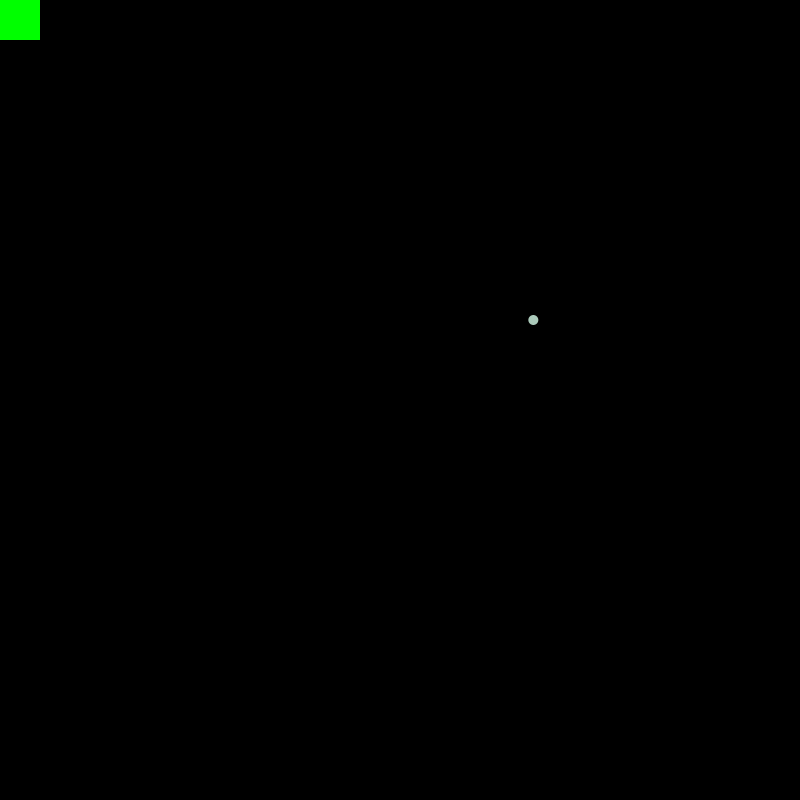
Frame 1 (no input)
Frame 60 (the mouse pressed at the canvas centre just before this capture): identical to frame 1, image omitted
Frame 120 (the mouse held since frame 60 and released just before this capture): identical to frame 1, image omitted

The Processing sketch that drew this single still picture (run headless with seeded random() and noise(); from frame 60 on, the mouse is pressed at the canvas centre):

// Processing sketch: Robot2
// ── Robot2.pde
Robot robot;

void setup() {  
  size(800, 800);
  background(0);
  frameRate(60);
  
  robot = new Robot();
}

void draw() {
  background(0);
  robot.display();
  fill(#ABCABA);
  ellipse(width/1.5, (height/2.5), 10, 10);
  robot.scan(#ABCABA);
}

void keyPressed() {
  
  switch(key) {
    case CODED:
      switch(keyCode) {
        case UP:
          robot.up();
          break;
          
        case DOWN:
          robot.down();
          break;
          
        case LEFT:
          robot.left();
          break;
        
        case RIGHT:
          robot.right();
          break;
      }
      break;
    case ENTER:
      print("\n\n\n\n\n");
      //robot.scan(#ABCABA);
      break;
  }
}

// ── robot.pde
class Robot {
  color robotColor;
  int robotWidth;
  int robotHeight;
  int xPos;
  int yPos;
  
  Cell[][] grid;
  
  Robot() {
    int i = 0, j = 0;  
    robotWidth = width / 20;
    robotHeight = height / 20;
    xPos = 0;
    yPos = 0;
    
    grid = new Cell[width / robotWidth][height / robotHeight];
    
    for(i = 0; i < (width / robotWidth); i++) {
      for(j = 0; j < (height / robotHeight); j++) {
        grid[i][j] = new Cell(i*robotWidth, j*robotHeight, robotWidth, robotHeight);
      }
    }
  }
  
  void display() {
    noStroke();
    grid[xPos][yPos].displayRobot();
  }
  
  void up() {
    yPos = constrain(--yPos, 0, grid[0].length - 1);
  }
  void down() {
    yPos = constrain(++yPos, 0, grid[0].length - 1);
  }
  
  void right() {
    xPos = constrain(++xPos, 0, grid.length - 1);
  }
  
  void left() {
    xPos = constrain(--xPos, 0, grid.length - 1);
  }
  
  boolean scan(color target) {
   int tempY, tempX = grid[xPos][yPos].x;
   color scanned;
   
  for(tempY = grid[xPos][yPos].y; tempY < (grid[xPos][yPos].y+1+robotHeight); tempY += (robotHeight / 10)) {
    for(tempX = grid[xPos][yPos].x; tempX < (grid[xPos][yPos].x+1+robotWidth); tempX += (robotWidth / 10)) {
      scanned = get(tempX, tempY);
      if(scanned == target) {
        println("Found");
        return true;
       }
    }
  }
   return false;
  }
  
  
  private class Cell {
    color cellColor;
    int x;
    int y;
    int cellWidth;
    int cellHeight;
    
    Cell(int tempx, int tempy, int tempWidth, int tempHeight) {
      cellColor = color(0, 255, 0);
      x = tempx;
      y = tempy;
      cellWidth = tempWidth;
      cellHeight = tempHeight;
    }
    
    void displayRobot() {
      fill(cellColor);
      rect(x, y, cellWidth, cellHeight);
    }
    
  }
  
}

  
  
